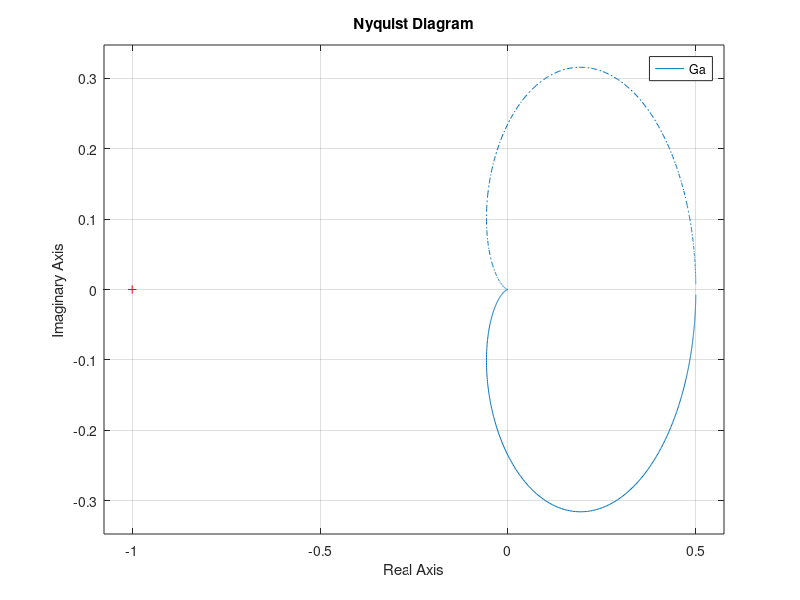
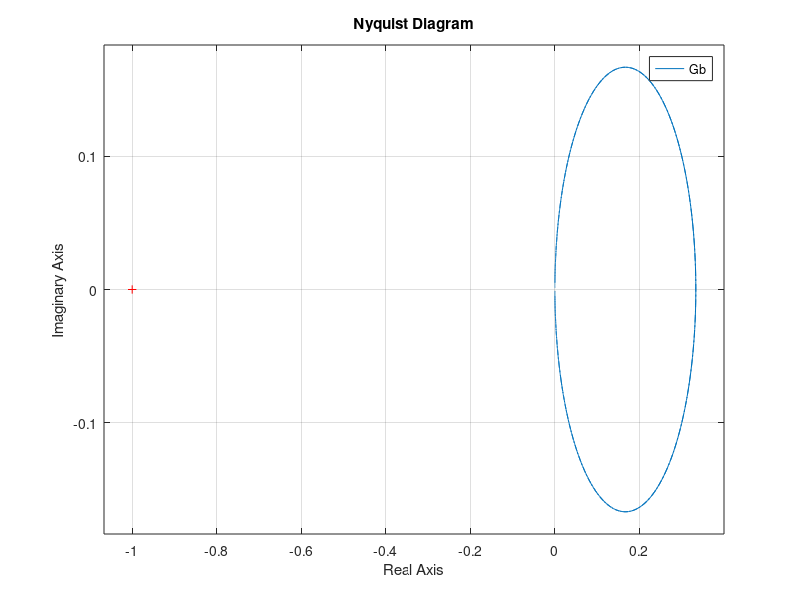
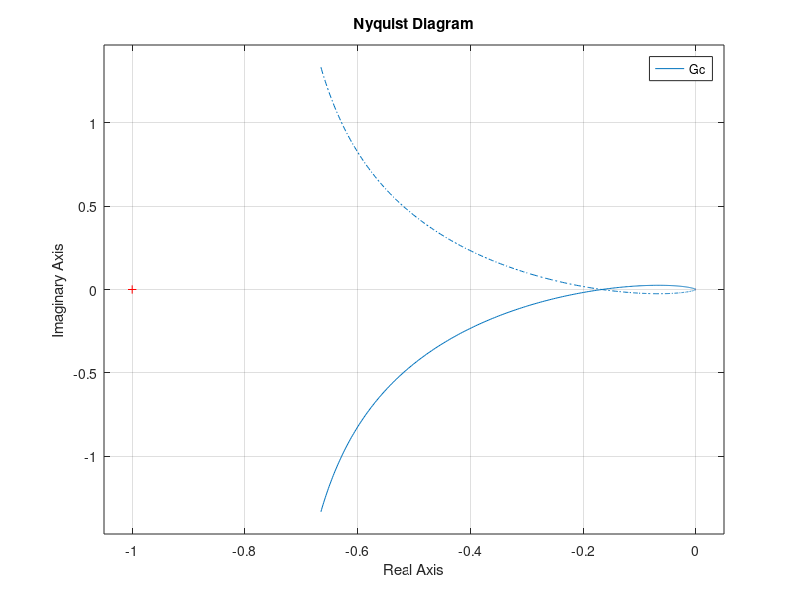
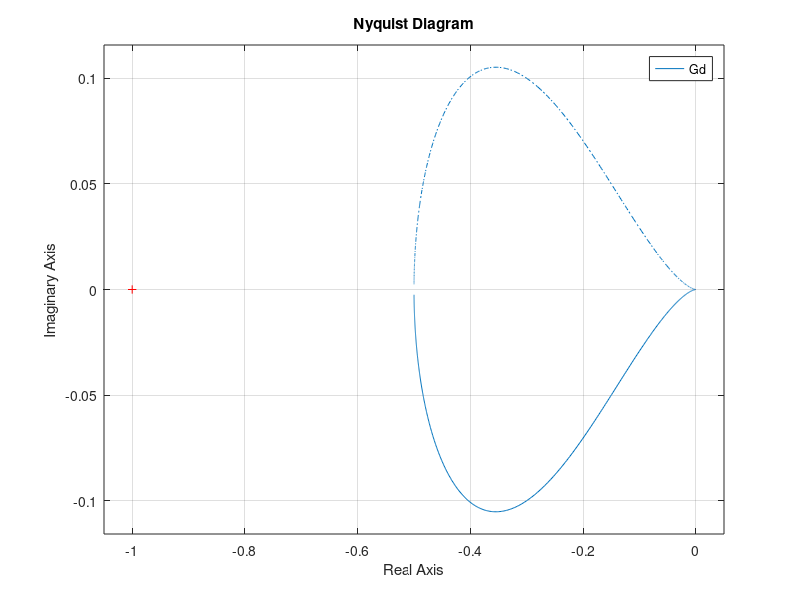

These figures' MATLAB source, in order: (Note: this script raises an error after producing the figures.)
% Übung 7 - 04.06.2021

clear variables
close all
clc

% Vorbereitung
s = tf('s'); % Matlab mitteilen, dass s Variable von TF/ÜF ist

%% A1 - Stabilitätsuntersuchung des geschlossenen Kreises (Nyquist)

% ÜF aufstellen
Ga = 1/((s+1)*(s+2));
Gb = s/((s+1)*(s+2));
Gc = 1/(s*(s+1)*(s+2));
Gd = 1/((s-1)*(s+2));
Ge = 1/((s+1)*(s-2));
Gf = 1/(s*(s-1)*(s+2));
Gg = (s+2)/(s*(s-1));

% Nyquistdiagramme erstellen lassen 
figure('Name','1a)')
nyquist(Ga)
figure('Name','1b)')
nyquist(Gb)
figure('Name','1c)')
nyquist(Gc)
figure('Name','1d)')
nyquist(Gd)
figure('Name','1e)')
nyquist(Ge)
figure('Name','1f)')
nyquist(Gf)
figure('Name','1g)')
nyquist(Gg)

%% A2 - Frequenzgang wichtiger Übertragungsfunktionen (Bode) 

% Variablen, um Formeln der Regler aufzustellen
% -> Variiert diese, um die unterschiedlichen Einflüsse auf die Magnitude
% und Phase zu sehen
kp = 15; % P-Anteil
Ti = 2; % I-Anteil
Td = 2; % D-Anteil
T1 = 10; % T für Lead
T2 = 1/10; % T für Lag

% Regler aufstellen
P = kp + 0*s;
PI = kp * (1 + Ti*1/s);
PD = kp * (1 + Td*s);
PID = kp * (1 + Td*s + Ti*1/s);
LEAD = (T1*s+1)/(0.5*T1*s+1);
LAG = (T2*s+1)/(1.5*T2*s+1);

% Bode Plots in Subfigures erstellen
figure('Name','Aufgabe 2)')
subplot(2,3,1)
bode(P)
title('P')
grid on
subplot(2,3,2)
bode(PI)
title('PI')
grid on
subplot(2,3,3)
bode(PD)
title('PD')
grid on
subplot(2,3,4)
bode(PID)
title('PID')
grid on
subplot(2,3,5)
bode(LEAD)
title('LEAD')
grid on
subplot(2,3,6)
bode(LAG)
title('LAG')
grid on

%% A3 Reglreentwurf im Frequenzbereich

% System Performance untersuchen
fig1 = figure('Name','Aufgabe 3 - Performance Übersicht');
hold on
% Durch zweiten Parameter wird ein Einheitssprung auf das unbekannte System
% gegeben (1 -> Einheitsprung). Beim ersten Parameter muss der Regler
% eingefügt werden (1 -> Kein Regler)
G_heim(1,1) 
legend('G')
% - Sehr langsamer Übergang (ca. 3s bis zum Steady State)
% - Große statische Regelabweichung (ca. 1/3 des Zielwerts)

% Bode Plot für das unbekannte System betrachten (nur ein Parameter -> 
% hier würde auch wieder der Regler eingefügt werden)
fig2 = figure('Name','Aufgabe 3 - Bode Stabilität Übersicht');
hold on
G_heim(1)
legend('G')

%% 1.
% Steady state gain (bode plot at s=0) of G_ss = -6dB = 1/2
% With a maximum steady state error of 0.05 it has to hold that:
% [1/(1+KG) < 0.05]	<=>   [K_ss*G_ss > 19]    <=>  [K_ss > 38]

K = 39;

figure(fig1)
G_heim(K,1)
legend('G','K*G')
figure(fig2)
G_heim(K)
legend('G','K*G')

%% 2. 
% Phasemargin >= 60°:
% Search for crossover frequency and lookup the current phasemargin (~30dB)
% Select controller:
%   a) PD-Compensator
%   b) LEAD-Compensator
%
% With LEAD: 
% - Select alpha. To do so, take a look at the table presented in lecture 8b.
%       +30 dB  --> alpha > 1/3 (Choose alpha a little smaller to compensate
%       the shift of the crossover to a higher frequency)
% - Select w_max and compute T=1/(w_max*sqrt(alpha)). (Experiment with
%   choosing w_max)

alpha = 1/5;
w_max = 12;
T = 1/(w_max*sqrt(alpha))
D_lead = K*((T*s+1)/(alpha*T*s+1));

figure(fig1)
G_heim(D_lead,1)
legend('G','K*G','K*D*G')
figure(fig2)
G_heim(D_lead)
legend('G','K*G','K*D*G')

%% 3.
% Exermine the effect of using an integrator instead of the static gain 
% to reduce the steady state error of (1.) any further.
%
% Use the very same controller as in (2.) but replace K=38 with K=1/s:

D = 1/s * 1/K * D_lead;

figure(fig1)
G_heim(D,1)
legend('G','K*G','K*D*G','1/s*D*G')
figure(fig2)
G_heim(D)
legend('G','K*G','K*D*G','1/s*D*G')

% ==> The controller with the integrator has a much smaller bandwith 
% (w_B < w_c)

%% A4
% Example for DC-engine (lecture)
%G = 1/(s*(s+1));

% more complexe system
G = (s+4)/(s*(s+1)*(s+10));

% with |G_ss| = 1, R = 1/s^2 and a steady state error of max 2%, we have 
% R/(1+KG) < 0.02	<=>     K > 50
K = 60;

% ==> Implement Lag-Compensation
% Using alpha = K
alpha=K; 
% Using w<7 rad/s as cut-off frequency for the zero of the lag compensator
T=10;
D = alpha* (T*s+1)/(alpha*T*s+1);

% plot results
figure('Name','Aufgabe 4 - Bode Stabilität Übersicht');

bode(1*G);
hold on
grid on
bode(K*G)
bode(D*G)
legend('G','K*G','D*G')